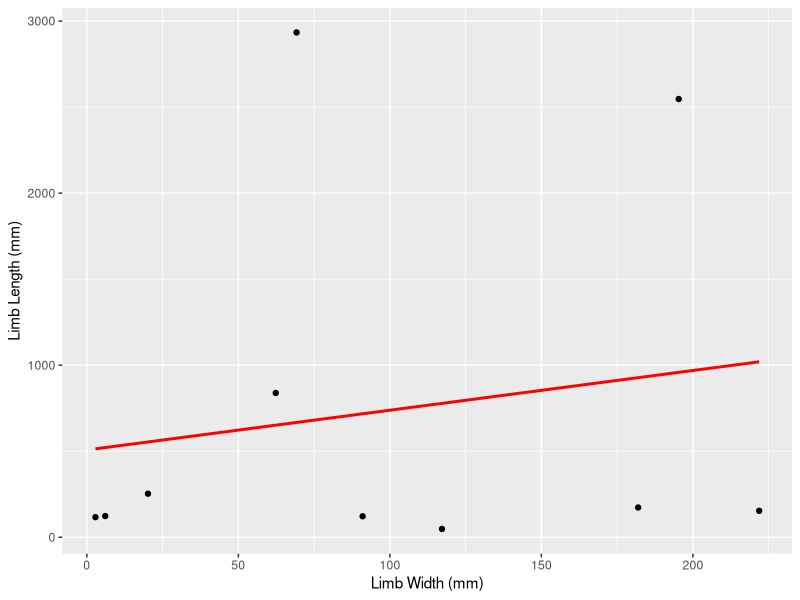
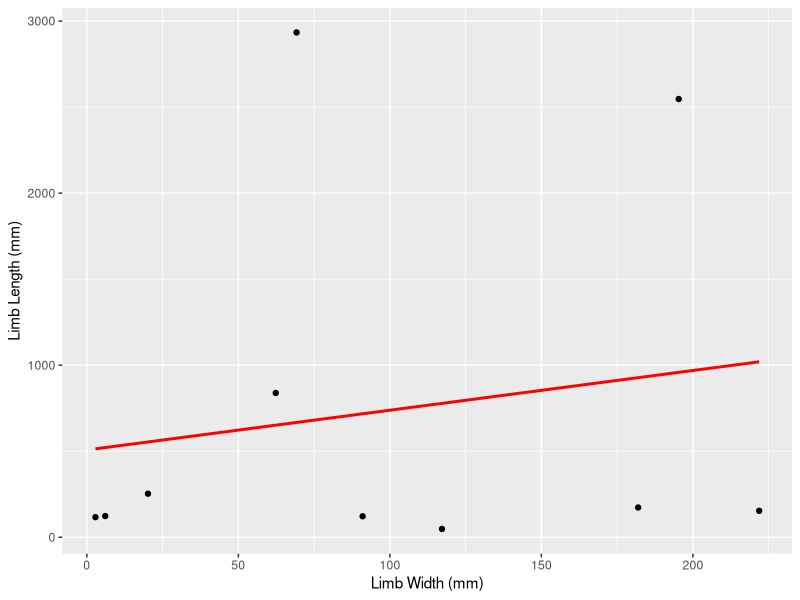

Generate these figures, in order, with R:
#imported data
MData=read.csv("Data//measurements.csv")

#Using area instead of volume due to lack of dimensions
Limb.Area = 1:length(MData$Species)
UnitsA = 1:length(MData$Species)

#loop to convert units from "cm" to "mm" or keep the same if already in "mm"
for(i in 1:length(MData$Species)){
  width = MData$Limb.Width[i]
  length = MData$Limb.Length[i]
  
  if(MData$UnitsW[i] == "cm"){
    width = width*10
  }
  
  if(MData$UnitsL[i] == "cm"){
    length = length*10
  }
  
  Limb.Area[i] = length * width
  UnitsA[i] = "mm^2"
}

#added limb area information to data frame 
MData = as.data.frame(cbind(MData,Limb.Area,UnitsA))


#Code for graph

library(ggplot2) #import ggplot library

#loop to convert measurements. "cm" values are converted to "mm"
for(i in 1:length(MData$Species)){
  if (MData$UnitsW[i] == "cm"){
    MData$Limb.Width[i] = MData$Limb.Width[i]*10
    MData$UnitsW[i] = "mm"
  }
  
  if (MData$UnitsL[i]== "cm"){
    MData$Limb.Length[i] = MData$Limb.Length[i]*10
    MData$UnitsL[i] = "mm"
  }
}

#used ggplot to create a scatter plot for the relationship between width and length
#added labels and regression line. graph object saved for later use.
Graph<- ggplot(MData, aes(Limb.Width,Limb.Length)) +
  xlab("Limb Width (mm)")+
  ylab("Limb Length (mm)")+
  geom_point() +
  geom_smooth(method = 'lm',colour="red",se=FALSE)
print(Graph)

#graph saved as pdf with 20x20 dimensions
ggsave("Graph.pdf", plot = Graph, device = "pdf", path = "Data//",
       scale = 1, width = 20, height = 20, units = "cm")